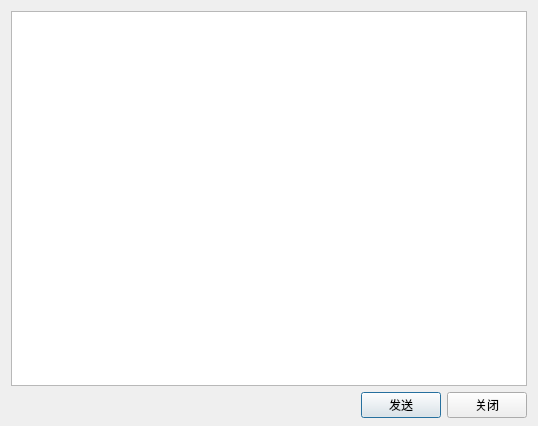
<?xml version="1.0" encoding="UTF-8"?>
<ui version="4.0">
 <class>MsgEditorDialog</class>
 <widget class="QDialog" name="MsgEditorDialog">
  <property name="geometry">
   <rect>
    <x>0</x>
    <y>0</y>
    <width>538</width>
    <height>426</height>
   </rect>
  </property>
  <property name="windowTitle">
   <string>消息发送框</string>
  </property>
  <layout class="QVBoxLayout" name="verticalLayout_2">
   <property name="bottomMargin">
    <number>8</number>
   </property>
   <item>
    <layout class="QVBoxLayout" name="verticalLayout">
     <item>
      <widget class="QTextEdit" name="msgEditor"/>
     </item>
     <item>
      <layout class="QHBoxLayout" name="horizontalLayout">
       <item>
        <spacer name="horizontalSpacer">
         <property name="orientation">
          <enum>Qt::Horizontal</enum>
         </property>
         <property name="sizeHint" stdset="0">
          <size>
           <width>40</width>
           <height>20</height>
          </size>
         </property>
        </spacer>
       </item>
       <item>
        <widget class="QPushButton" name="sendBtn">
         <property name="text">
          <string>发送</string>
         </property>
        </widget>
       </item>
       <item>
        <widget class="QPushButton" name="closeBtn">
         <property name="text">
          <string>关闭</string>
         </property>
        </widget>
       </item>
      </layout>
     </item>
    </layout>
   </item>
  </layout>
 </widget>
 <resources/>
 <connections/>
</ui>
